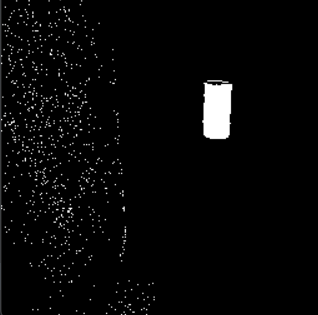
#> input picture assets/before_processing.png, 318 x 315 px
$ python -i mask_classical.py   (imports and definitions only)
#> lines starting #> are read from the running program, lines starting #| are printed output that depends on the picture; after the words box and inside, x2 and y2 are one past the last pixel; in counts of white or black regions, pixels touching at a corner belong together; long printed decimals are rounded
#> further down, picture is the input picture: shape (315, 318, 3); mean B, G, R 7.2, 7.2, 7.2
from skimage.color import rgb2ycbcr
import cv2
import numpy as np


def post_processing(image):
    img = image.astype('uint8')
    new = cv2.bilateralFilter(img, -1, 7, 7)
    new = cv2.blur(img, (7, 7))
    new = (new > 0.5).astype('uint8')

    return new


def mask_barrel(image, delta_a=0, delta_b=0, labelling=True, name='') -> np.ndarray:
    """
    This function takes an input image and ouputs a segmentation mask for red barrels.
    The mask consists of an intersection between mask_a and mask_b. mask_a is computed \
        by taking the combining the Cr, S, and Y channels in a particular manner.\
        Thresholding is performed on this to produce a binary mask. mask_b uses a similar techinque\
        but instead utilizes the RGB channel. The B and G channesl are combined (mean)\
        and then compared with the red channel. The thresholding works as follows:\
        if R - BG > some value, then set the pixel to 1 (i.e. what is the redness of this pixesl).\
        This operation separates red pixesl from white pixels. The masks are then combined and returned.

    """
#> called with delta_a = 0, delta_b = 0, labelling = True, name = ''

    # Split into YCbCr channels
    img = cv2.cvtColor(image, cv2.COLOR_BGR2RGB)
    img_a = rgb2ycbcr(img)
#> img_a: shape (315, 318, 3) float64; mean of channels 0, 1, 2 22.2, 128, 128
    y, _, cr = cv2.split(img_a)

    # Split into HSV channels
    hsv = cv2.cvtColor(image, cv2.COLOR_BGR2HSV)
#> hsv: shape (315, 318, 3); mean H, S, V 0.3, 0.1, 7.2
    _, s, v = cv2.split(hsv)
    # return v
    s *= 255  # Change s from 0 - 1 to 0 - 255
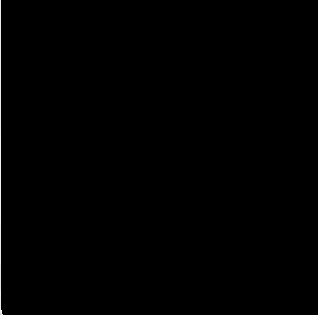
#> s: shape (315, 318); min 0, max 248, mean 0.8

    # Combine different channels before thresholding for mask_a
    mask_a_pre = cr - s - y
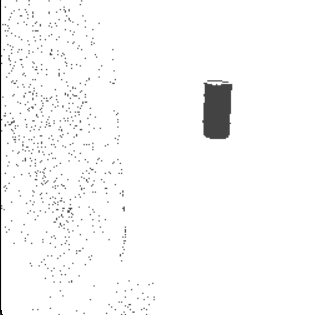
#> mask_a_pre: shape (315, 318) float64; min -185.5, max 112, mean 105; drawn with min black and max white
    mask_a_pre = np.clip(mask_a_pre, 0, 255)
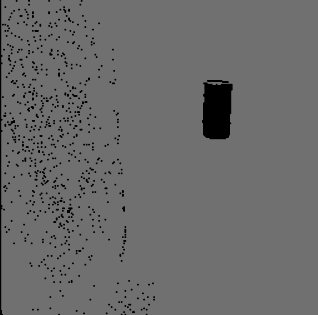
#> mask_a_pre: shape (315, 318) float64; min 0, max 112, mean 107.4

    # Peform thresholding for mask_a
    min, max = delta_a, delta_a + 20
    _, mask_a = cv2.threshold(
        mask_a_pre, min, max, cv2.THRESH_BINARY, cv2.THRESH_OTSU)
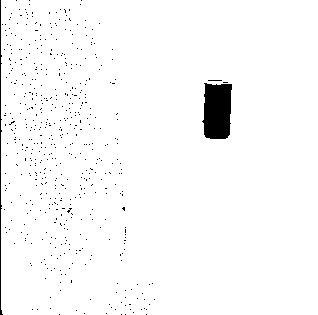
#> mask_a: shape (315, 318) float64; values 0 (black) and 20 (white), 97.6% white; 533 black regions (531 under 20 px), largest, box (x1, y1, x2, y2) and area: (202, 83, 232, 139) 1431, (0, 0, 3, 315) 330
    mask_a = mask_a.astype("float32")

    # Gives a measure of how bright the red patches are
    brightness = v.mean()
#> brightness = 7.24
    brightness_mask = (np.clip(mask_a, 0, 1) * v).mean()
#> brightness_mask = 2.21

    # A white pixel is: (255, 255, 255) whereas a red pixel is (255, 0, 0)
    # Filter by all the pixels that are pure red (255, 0, 0)
    r, g, b = cv2.split(img)
    mask_b = np.zeros(r.shape)
    bg = np.mean(np.array([b, g]), axis=0)

    # Threshold to get mask_b
    if brightness_mask > 20:  # larger number means red color is spread out
        thresh_b = int(brightness*0.5) + 30

    elif brightness_mask > 3:  # range for barrel in normal lighting conditions
        thresh_b = int(brightness * 0.5)

    else:  # If barrel is insanely tiny or its dark
        thresh_b = int(brightness*0.5) - 30
#> thresh_b = -27

    thresh_b += delta_b

    # Bind it between suitable values
    thresh_b = np.clip(thresh_b, 0, 255)
#> thresh_b = 0

    # Perform thresholding for mask_b
    mask_b = ((r - bg) > thresh_b).astype('float')
#> mask_b: shape (315, 318) float64; every value is 0

    # Intersection of the two masks gives best segmentation
    mask = mask_a * mask_b

    # Show masks for the labelling program
    if labelling:
        cv2.imshow("mask_a", mask_a)
        cv2.imshow("mask_b", mask_b)

    mask = np.clip(mask, 0, 1)

    print(f"{name=}, {brightness=}, {min=}, {max=}, {brightness_mask=}, {thresh_b=}")
#| name='', brightness=7.240, min=0, max=20, brightness_mask=2.208, thresh_b=0

    return post_processing(mask)
#> in post_processing, `img = image.astype('uint8')`: img: shape (315, 318); every value is 0

>>> import cv2
>>> picture = cv2.imread('assets/before_processing.png')
>>> result = mask_barrel(picture)

$ run again, on assets/cry_t.png
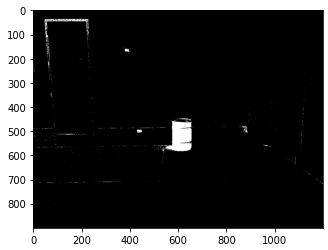
#> input picture assets/cry_t.png, 328 x 250 px
#> picture is the input picture: shape (250, 328, 3); min 0, max 255, mean 57.5
#> img_a: shape (250, 328, 3) float64; mean of channels 0, 1, 2 65.4, 128, 128
#> in mask_barrel, `y, _, cr = cv2.split(img_a)`:
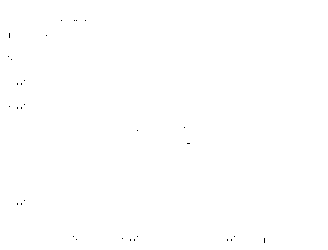
#> cr: shape (250, 328) float64; values 128 (black) and 128 (white), 99.9% white; black in thin lines or dots, all inside (x1, y1, x2, y2) = (8, 20, 265, 243)
#> hsv: shape (250, 328, 3); mean H, S, V 0, 0, 57.5
#> s: shape (250, 328); every value is 0
#> in mask_barrel, `_, mask_a = cv2.threshold( mask_a_pre, min, max, cv2.THRESH_BINARY, cv..`:
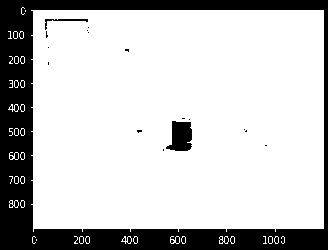
#> mask_a: shape (250, 328) float64; values 0 (black) and 20 (white), 77.8% white; 17 black regions (14 under 20 px), largest, box (x1, y1, x2, y2) and area: (0, 0, 328, 250) 17513, (166, 121, 192, 151) 577, (45, 19, 88, 30) 100
#> brightness = 57.49
#> brightness_mask = 1.39
#> in mask_barrel, `thresh_b = int(brightness*0.5) - 30`: thresh_b = -2
#> in mask_barrel, `thresh_b = np.clip(thresh_b, 0, 255)`: thresh_b = 0
#> mask_b: shape (250, 328) float64; every value is 0
#| name='', brightness=57.490, min=0, max=20, brightness_mask=1.394, thresh_b=0
